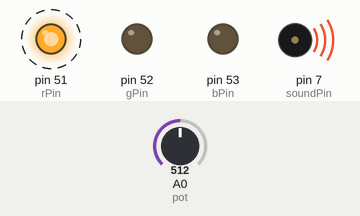
This sketch was run on a simulated Arduino Mega 2560, built with avr-gcc and run on an emulated ATmega2560. Parts: output pins drawn as LEDs (lit = HIGH), buzzer (waves = sounding). Dashed ring = blinking. The inputs (shaded band) are chosen by the test bench; at power-on: A0 (pot) = 512.

Above: at 0.9 s.
1.3 s: A0 (pot) set to 482
At 2.0 s:
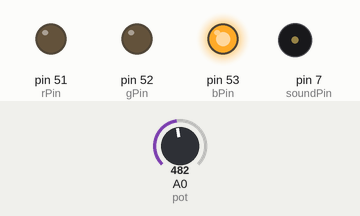
3.1 s: A0 (pot) set to 510
At 3.2 s:
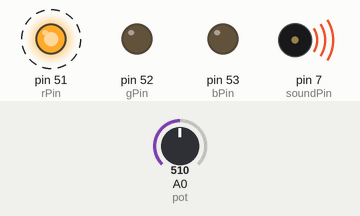
6.1 s: A0 (pot) set to 490
At 6.2 s:
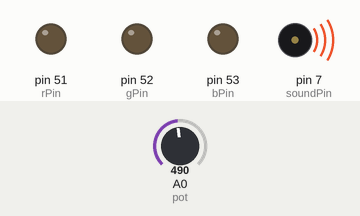
7.8 s: A0 (pot) set to 511
At 7.9 s:
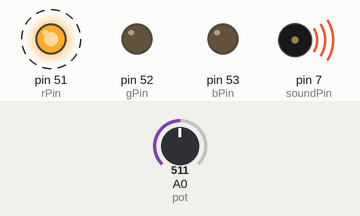
Timing chart, 0 to 11.8 s (numbered marks = the images above; inputs shaded):
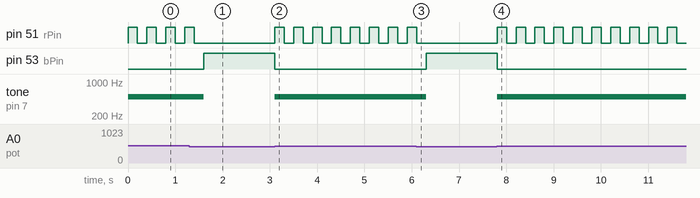

The sketch:

prakt9.ino
```cpp
/* Stepper Motor Control */

#include <Stepper.h>
const int stepsPerRevolution = 64;
Stepper motor(stepsPerRevolution, 8, 9, 10, 11);

int rPin = 51;
int gPin = 52;
int bPin = 53;

int soundPin = 7;

int pot = A0;

int mode = 0;

void setup() {
   motor.setSpeed(80);
   pinMode(rPin, OUTPUT);
   pinMode(gPin, OUTPUT);
   pinMode(bPin, OUTPUT);
   pinMode(pot, INPUT);
}

void loop() {
  int val = analogRead(pot);
  if (val > 500){
    tone(soundPin, 500);
    digitalWrite(bPin, 0);
    digitalWrite(rPin, 1);
    delay(200);
    digitalWrite(rPin, 0);
    delay(200);
  }
  else {
    noTone(soundPin);
    digitalWrite(bPin, 1);
    delay(100);
  }
}
```

Measured:
- the behaviour switches between 501 and 500 on A0 (pot) (found by bisection; images 0 and 1)
- after the input at 1.3 s, pin 51 (rPin): goes on until 1.4 s, then stays LOW; pin 53 (bPin): LOW → HIGH after 0.30 s; tone on pin 7 (soundPin): 500 Hz → silent after 0.30 s
- after the input at 3.1 s, pin 51 (rPin): alternates HIGH for 0.20 s and LOW for 0.20 s, starting at once; pin 53 (bPin): HIGH → LOW at once; tone on pin 7 (soundPin): silent → 500 Hz at once
- after the input at 6.1 s, pin 51 (rPin): goes on until 6.1 s, then stays LOW; pin 53 (bPin): LOW → HIGH after 0.20 s; tone on pin 7 (soundPin): 500 Hz → silent after 0.20 s
- after the input at 7.8 s, pin 51 (rPin): alternates HIGH for 0.20 s and LOW for 0.20 s, starting at once; pin 53 (bPin): HIGH → LOW at once; tone on pin 7 (soundPin): silent → 500 Hz at once
- by itself, pin 51 (rPin): alternates HIGH for 0.20 s and LOW for 0.20 s
